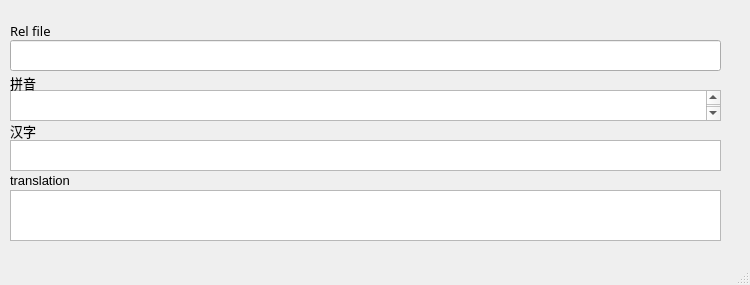
<?xml version="1.0" encoding="UTF-8"?>
<ui version="4.0">
 <class>MainWindow</class>
 <widget class="QMainWindow" name="MainWindow">
  <property name="geometry">
   <rect>
    <x>0</x>
    <y>0</y>
    <width>750</width>
    <height>285</height>
   </rect>
  </property>
  <property name="windowTitle">
   <string>MainWindow</string>
  </property>
  <widget class="QWidget" name="centralwidget">
   <widget class="QTextEdit" name="textEdit">
    <property name="geometry">
     <rect>
      <x>10</x>
      <y>140</y>
      <width>711</width>
      <height>31</height>
     </rect>
    </property>
    <property name="font">
     <font>
      <pointsize>12</pointsize>
     </font>
    </property>
    <property name="readOnly">
     <bool>true</bool>
    </property>
   </widget>
   <widget class="QTextEdit" name="textEdit_2">
    <property name="geometry">
     <rect>
      <x>10</x>
      <y>90</y>
      <width>711</width>
      <height>31</height>
     </rect>
    </property>
    <property name="font">
     <font>
      <family>微软雅黑</family>
      <pointsize>12</pointsize>
     </font>
    </property>
    <property name="readOnly">
     <bool>true</bool>
    </property>
   </widget>
   <widget class="QTextEdit" name="textEdit_3">
    <property name="geometry">
     <rect>
      <x>10</x>
      <y>190</y>
      <width>711</width>
      <height>51</height>
     </rect>
    </property>
    <property name="font">
     <font>
      <pointsize>12</pointsize>
     </font>
    </property>
    <property name="readOnly">
     <bool>true</bool>
    </property>
   </widget>
   <widget class="QLabel" name="label">
    <property name="geometry">
     <rect>
      <x>10</x>
      <y>62</y>
      <width>91</width>
      <height>41</height>
     </rect>
    </property>
    <property name="font">
     <font>
      <family>Microsoft YaHei</family>
      <pointsize>10</pointsize>
     </font>
    </property>
    <property name="text">
     <string>拼音</string>
    </property>
   </widget>
   <widget class="QLabel" name="label_2">
    <property name="geometry">
     <rect>
      <x>10</x>
      <y>110</y>
      <width>91</width>
      <height>41</height>
     </rect>
    </property>
    <property name="font">
     <font>
      <family>Microsoft YaHei</family>
      <pointsize>10</pointsize>
     </font>
    </property>
    <property name="text">
     <string>汉字</string>
    </property>
   </widget>
   <widget class="QLabel" name="label_3">
    <property name="geometry">
     <rect>
      <x>10</x>
      <y>160</y>
      <width>231</width>
      <height>41</height>
     </rect>
    </property>
    <property name="font">
     <font>
      <family>Arial</family>
      <pointsize>10</pointsize>
     </font>
    </property>
    <property name="text">
     <string>translation</string>
    </property>
   </widget>
   <widget class="QLabel" name="label_4">
    <property name="geometry">
     <rect>
      <x>10</x>
      <y>10</y>
      <width>91</width>
      <height>41</height>
     </rect>
    </property>
    <property name="font">
     <font>
      <family>Microsoft YaHei</family>
      <pointsize>10</pointsize>
     </font>
    </property>
    <property name="text">
     <string>Rel file</string>
    </property>
   </widget>
   <widget class="QLineEdit" name="lineEdit">
    <property name="geometry">
     <rect>
      <x>10</x>
      <y>40</y>
      <width>711</width>
      <height>31</height>
     </rect>
    </property>
   </widget>
  </widget>
  <widget class="QStatusBar" name="statusbar"/>
 </widget>
 <resources/>
 <connections/>
</ui>
